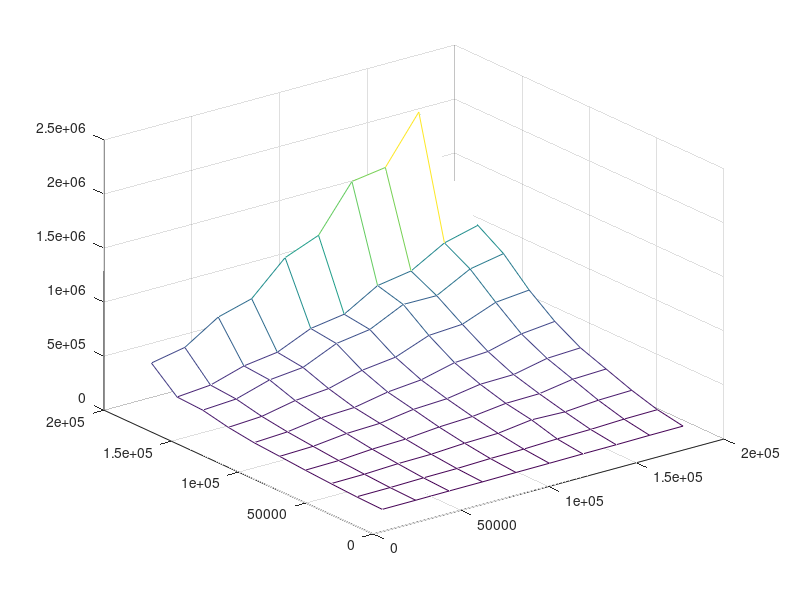

Reproduce this figure in MATLAB.
xx = [193647,174592,155537,136482,117427,98372,79317,60262,41207,22152,;193648,174593,155538,136483,117428,98373,79318,60263,41208,22153,;193649,174594,155539,136484,117429,98374,79319,60264,41209,22154,;193650,174595,155540,136485,117430,98375,79320,60265,41210,22155,;193651,174596,155541,136486,117431,98376,79321,60266,41211,22156,;193652,174597,155542,136487,117432,98377,79322,60267,41212,22157,;193653,174598,155543,136488,117433,98378,79323,60268,41213,22158,;193654,174599,155544,136489,117434,98379,79324,60269,41214,22159,;193655,174600,155545,136490,117435,98380,79325,60270,41215,22160,;193656,174601,155546,136491,117436,98381,79326,60271,41216,22161,;]
yy = [193657,193656,193655,193654,193653,193652,193651,193650,193649,193648,;174602,174601,174600,174599,174598,174597,174596,174595,174594,174593,;155547,155546,155545,155544,155543,155542,155541,155540,155539,155538,;136492,136491,136490,136489,136488,136487,136486,136485,136484,136483,;117437,117436,117435,117434,117433,117432,117431,117430,117429,117428,;98382,98381,98380,98379,98378,98377,98376,98375,98374,98373,;79327,79326,79325,79324,79323,79322,79321,79320,79319,79318,;60272,60271,60270,60269,60268,60267,60266,60265,60264,60263,;41217,41216,41215,41214,41213,41212,41211,41210,41209,41208,;22162,22161,22160,22159,22158,22157,22156,22155,22154,22153,;]
zz = [1.0943e+06,2.02781e+06,1.59865e+06,1.55309e+06,1.13844e+06,1.01565e+06,719668,633379,436570,375869,;1.00509e+06,926350,750420,698853,517506,469487,333261,290596,196994,170504,;852523,794284,631119,633402,485582,439464,302141,270480,177294,157935,;624596,594930,475478,455973,338412,300811,215211,188429,125809,107763,;443697,412154,332831,313076,237816,208882,149534,136497,91571.7,75177.6,;308486,294445,228450,222322,172100,157390,112028,101572,66914.7,57804.7,;221559,210385,160278,154755,117110,103397,75498.8,66143,44190.1,38850.4,;133745,125659,101453,111475,70645.3,62580.5,44481.1,40596.7,27172.2,23566.8,;63488.4,59738.8,48114.5,44278.2,33529.8,30049,20979.8,18678.4,12487.6,10768.3,;20489.8,19107.5,15547.6,14497.4,11602,9970.15,7051.44,6415.81,4371.41,3696.75,;]
mesh(xx,yy,zz)
